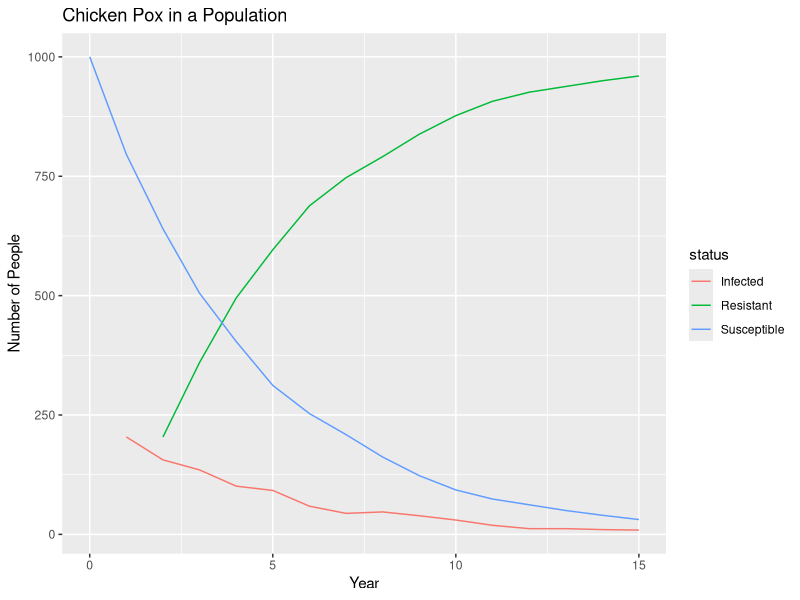

The R source for this figure:
# Chicken Pox Simulation
library(dplyr)
library(tidyr)
library(ggplot2)

# Initial settings
pop <- rep("S", 1000)
pr_pox <- .2
data <- data.frame(id = 1:1000, 
  year_0 = pop, 
  stringsAsFactors = F
)

# Iterate over 15 years
for(i in 1:15) {
  # Store column names in variables
  this_year <- paste0("year_", i)
  last_year <- paste0("year_", i - 1)
  
  # Set this year as status from last year
  data[this_year] <- data[last_year]
  
  # Randomly sample new infected cases this year
  data[rbinom(pop, 1, pr_pox) == 1, this_year] <- "I"
  
  # Set infected/resistant from last year to resistent this year
  data[data[last_year] == "I" | data[last_year] == "R", this_year] <- "R"
}

# Compute cases by year to graph over time
by_year <- data %>% 
  gather(year, status, -id) %>% 
  separate(year, c("label", "year"), convert = T) %>% 
  group_by(year, status) %>% 
  count() %>% 
  arrange(year, status)

# Plot results 
ggplot(by_year) +
  geom_line(aes(x = year, y = n, colour = status)) + 
  labs(x = "Year", 
       y = "Number of People", 
       title = "Chicken Pox in a Population") +
  scale_color_discrete(labels = c("Infected", "Resistant", "Susceptible"))